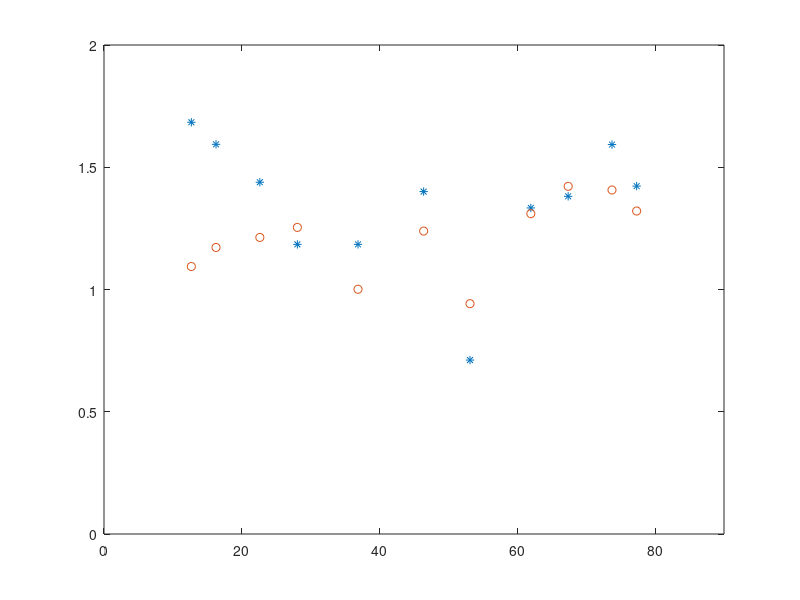

The MATLAB script that drew this image:
A = [
    0.1051041818	12.68
0.0994758388	16.26
0.0897984591	22.62
0.0739356974	28.07
0.0739356974	36.87
0.0874111277	46.4
0.0443980122	53.13
0.0832366435	61.96
0.0862028318	67.38
0.0994117541	73.74
0.0888080752	77.32];

% fac = eV/ang*ang
fac = 1.60218e-19/(1e-10*1e-10);
x = A(:,2);
y = A(:,1)*fac;
y_lit = [1.094
1.172
1.213
1.254
1.001
1.239
0.942
1.31
1.422
1.407
1.321

];

plot(x,y,'*');
xlim([0,90]);
ylim([0,2.0]);
hold on;


plot(x,y_lit,'o');
